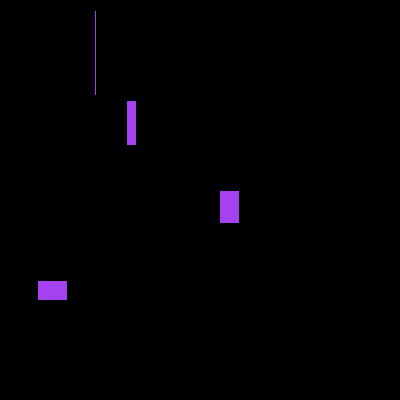
Frame 1 (no input)
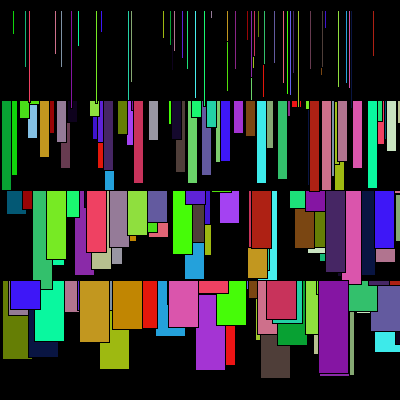
Frame 60 (the mouse pressed at the canvas centre just before this capture)
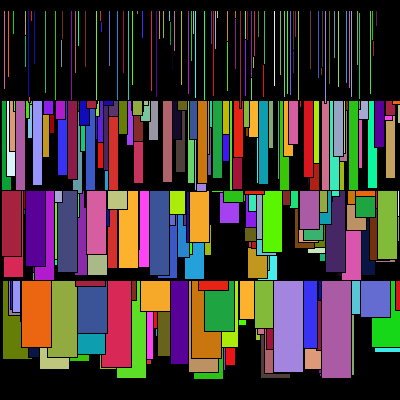
Frame 120 (the mouse held since frame 60 and released just before this capture)

The Processing sketch that drew these frames (run headless with seeded random() and noise(); from frame 60 on, the mouse is pressed at the canvas centre):

// Processing sketch: processing_168286
// ── processing_168286.pde

void setup() {
background(0);
size(400,400);
frameRate(3);

}

void draw() {
fill(random(255), random(255), random(255));
 rect(random(400), 10, 2, random(100)); 
 rect(random(400), 100, 10,  random(100)); 
 rect(random(400), 190, 20,  random(100));
 rect(random(400), 280, 30, random(100));
}
